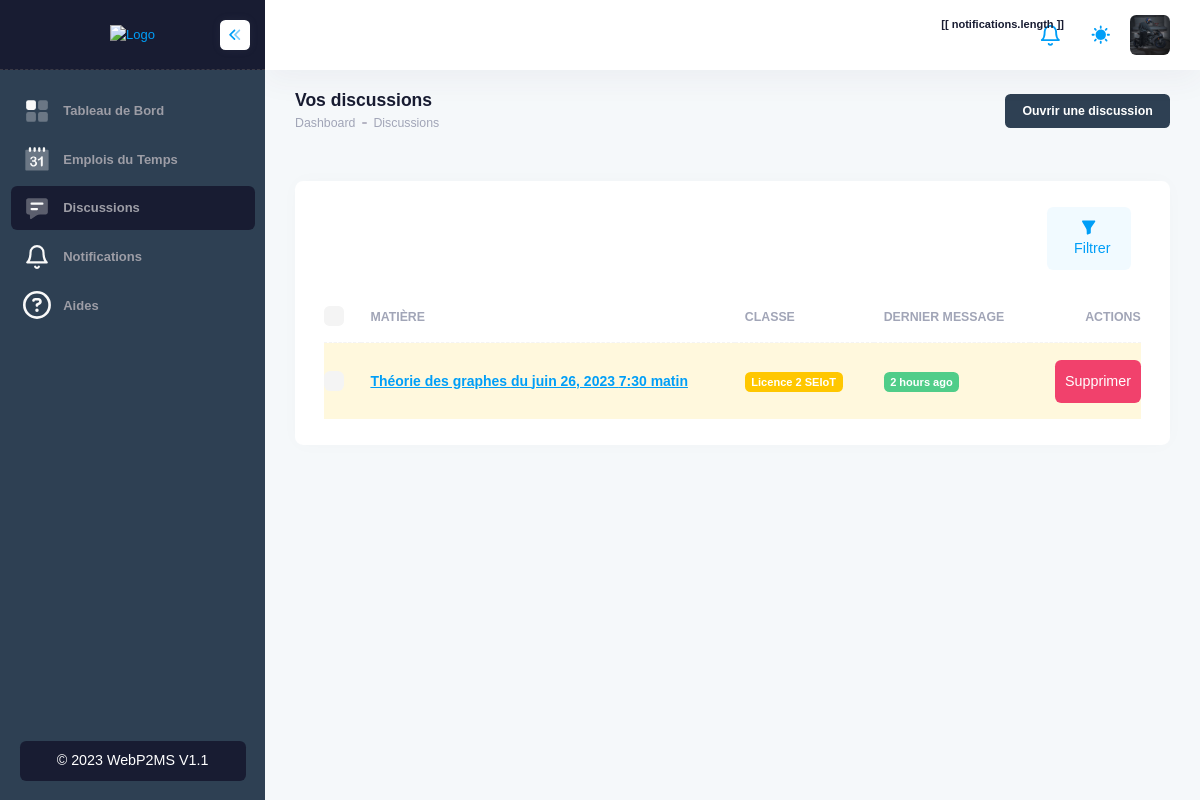
The app's page /discussions (signed in), older data.
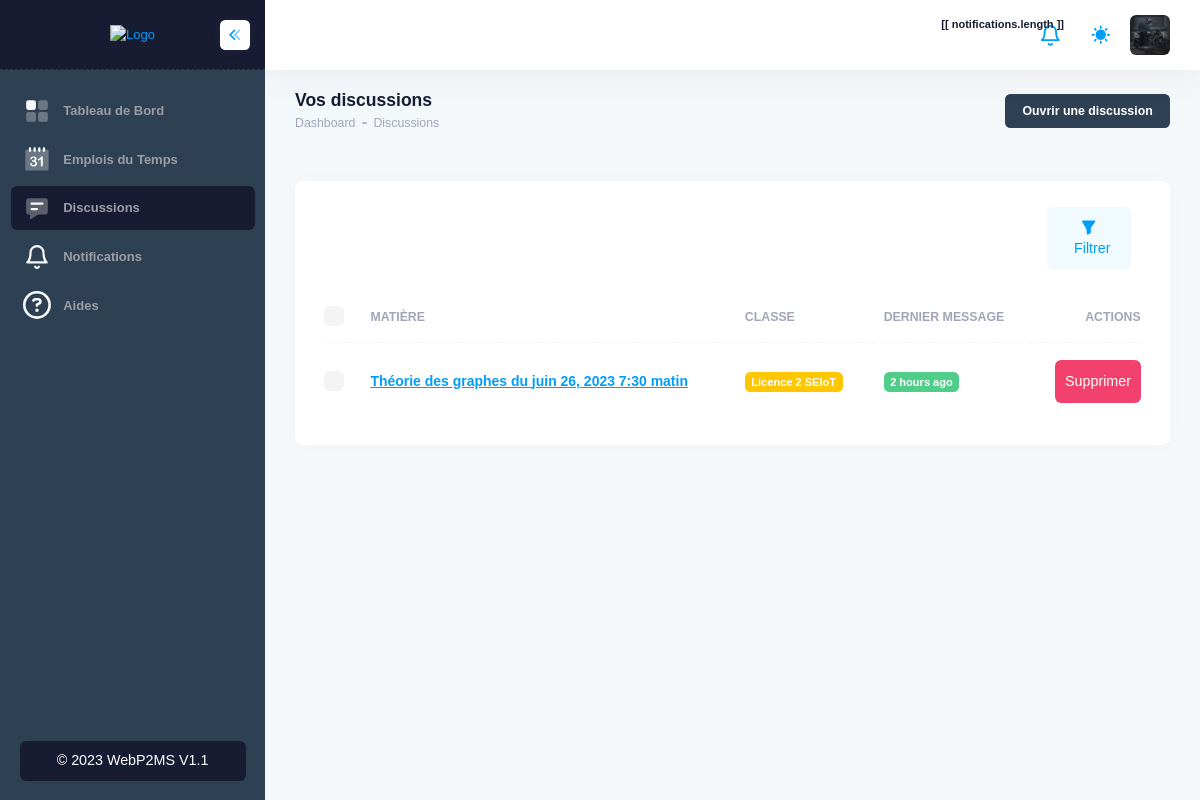
The same page, newer data.
### Auth/models.py (models this page shows, shortened)
class MyUser(AbstractBaseUser, PermissionsMixin):
    email = models.EmailField(unique=True)
    first_name = models.CharField(max_length=50, null=True, blank=True)
    last_name = models.CharField(max_length=50, null=True, blank=True)
    phone_num = models.CharField(max_length=50, null=True, blank=True)
    avatar = models.ImageField(upload_to='avatars/', null=True, blank=True)
    is_online = models.BooleanField(default=False)
    is_staff = models.BooleanField(default=False)
    is_teacher = models.BooleanField(default=False)
    is_active = models.BooleanField(default=True)
    is_two_factor = models.BooleanField(default=False)
    two_factor_code = models.CharField(max_length=255, null=True, blank=True)
    created_by = models.ForeignKey('self', on_delete=models.CASCADE, null=True)
    level = models.ForeignKey(Level, on_delete=models.CASCADE, null=True, blank=True)
    reset_token = models.CharField(max_length=255, null=True, blank=True)
    reset_token_expiration = models.DateTimeField(null=True, blank=True)
    USERNAME_FIELD = 'email'
    objects = MyUserManager()

class Level(models.Model):
    slug = models.CharField(max_length=100)
    total_students = models.IntegerField(default=200)
    updated_at = models.DateTimeField(auto_now_add=True)
    created_at = models.DateTimeField(auto_now_add=True)

### App/models.py (models this page shows, shortened)
class Chat(models.Model):
    timetable = models.ForeignKey(
        Timetable, on_delete=models.CASCADE, related_name='chats')
    user = models.ForeignKey(
        MyUser, on_delete=models.CASCADE, related_name='chats')
    message = models.CharField(max_length=255)
    is_opened = models.BooleanField(default=False, blank=True)
    created_at = models.DateTimeField(auto_now_add=True)

class Timetable(models.Model):
    teacher = models.ForeignKey(MyUser, on_delete=models.SET_NULL, null=True)
    subject = models.ForeignKey(Subject, on_delete=models.SET_NULL, null=True)
    classroom = models.ForeignKey(
        Classroom, on_delete=models.SET_NULL, null=True)
    start_date = models.DateField(null=True)
    end_date = models.DateField(null=True)
    start_time = models.TimeField(null=True)
    end_time = models.TimeField(null=True)
    updated_at = models.DateTimeField(auto_now_add=True)
    created_at = models.DateTimeField(auto_now_add=True)

class Subject(models.Model):
    slug = models.CharField(max_length=200)
    code = models.CharField(max_length=200, null=True, blank=True)
    total_time = models.IntegerField()
    level = models.ForeignKey(Level, on_delete=models.SET_NULL, null=True)
    desc = models.TextField(null=True, blank=True)
    bgColor = models.CharField(max_length=255, null=True, blank=True)
    created_by = models.ForeignKey(
        MyUser, on_delete=models.SET_NULL, null=True)
    updated_at = models.DateTimeField(auto_now_add=True)
    created_at = models.DateTimeField(auto_now_add=True)

### App/chats.py (the view)
    def check_user(request, *args, **kwargs):
        if not request.user.is_authenticated or (not request.user.is_superuser and not request.user.is_staff and not request.user.is_teacher):
            return redirect('shedules')
        return view_func(request, *args, **kwargs)

### template/app/chats.html (shortened to what this page needs)
{% extends 'base/base.html' %}
{% load humanize %}
{% block 'main' %}
<div class="d-flex flex-column flex-column-fluid">
    <div id="kt_app_toolbar" class="app-toolbar py-3 py-lg-6">
        <div id="kt_app_toolbar_container" class="app-container container-xxl d-flex flex-stack">
            <div class="page-title d-flex flex-column justify-content-center flex-wrap me-3">
                <h1 class="page-heading d-flex text-dark fw-bold fs-3 flex-column justify-content-center my-0">
                    Vos discussions
                </h1>
                <ul class="breadcrumb breadcrumb-separatorless fw-semibold fs-7 my-0 pt-1">
                    <li class="breadcrumb-item text-muted">
                        <a href="{% url 'default' %}" class="text-muted text-hover-primary">Dashboard</a>
                    </li>
                    <li class="breadcrumb-item">
                        <span class="bullet bg-gray-400 w-5px h-2px"></span>
                    </li>
                    <li class="breadcrumb-item text-muted">Discussions</li>
                </ul>
            </div>
            <div class="d-flex align-items-center gap-2 gap-lg-3">
                <button class="btn btn-sm fw-bold btn-primary bg-jma" data-bs-toggle="modal"
                    data-bs-target="#add_new_chat">
                    Ouvrir une discussion
                </button>
            </div>
        </div>
    </div>
    <div id="kt_app_content" class="app-content flex-column-fluid">
        <div id="kt_app_content_container" class="app-container container-xxl">
            <div class="card card-flush mt-6 mt-xl-9">
                <div class="card-header border-0 pt-6">
                    <div class="card-toolbar">
                        <div class="d-flex justify-content-end" data-kt-user-table-toolbar="base">
                            <button type="button" class="btn btn-light-primary me-3" data-kt-menu-trigger="click"
                                data-kt-menu-placement="bottom-end">
                                <span class="svg-icon svg-icon-2">
                                </span>
                                Filtrer
                            </button>
                        </div>
                    </div>
                </div>
                <div class="card-body py-4">
                    <table class="table align-middle table-row-dashed fs-6 gy-5" id="kt_table_users" data-desc="chats">
                        <thead>
                            <tr class="text-start text-muted fw-bold fs-7 text-uppercase gs-0">
                                <th class="w-10px pe-2">
                                    <div class="form-check form-check-sm form-check-custom form-check-solid me-3">
                                        <input class="form-check-input form-check-action" type="checkbox"
                                            data-kt-check="true"
                                            data-kt-check-target="#kt_table_users .form-check-action" value="1" />
                                    </div>
                                </th>
                                <th class="min-w-125px">Matière</th>
                                <th class="min-w-125px">Classe</th>
                                <th class="min-w-125px">Dernier Message</th>
                                <th class="text-end min-w-100px">Actions</th>
                            </tr>
                        </thead>
                        <tbody class="text-gray-600 fw-semibold">
                            {% for chat in chats %}
                            {% if chat %}
                            <tr class="{% if not chat.is_opened %} bg-light-warning {% endif %}"
                                data-user-id="{{ chat.id }}" data-route="{% url 'ajax.user.delete' %}"
                                data-model="chats" data-name="{{ chat.timetable.subject.slug }}">
                                <td>
                                    <div class="form-check form-check-sm form-check-custom form-check-solid">
                                        <input class="form-check-input form-check-action" type="checkbox" value="1" />
                                    </div>
                                </td>
                                <td class="align-items-center">
                                    <a href="{% url 'chats.details' chat.timetable.id %}"
                                        class="fw-bold text-decoration-underline">
                                        {{ chat.timetable.subject.slug }} du
                                        {{ chat.timetable.start_date }} {{ chat.timetable.start_time }}
                                    </a>
                                </td>
                                <td class="align-items-center">
                                    <div class="badge badge-warning fw-bold">
                                        {{ chat.timetable.subject.level.slug }}
                                    </div>
                                </td>
                                <td class="align-items-center">
                                    <div class="badge badge-success fw-bold">
                                        {{ chat.created_at|naturaltime }}
                                    </div>
                                </td>
                                <td class="text-end">
                                    <a href="#" class="btn btn-danger px-3"
                                        data-kt-users-table-filter="delete_row">Supprimer</a>
                                </td>
                            </tr>
                            {% endif %}
                            {% endfor %}
                        </tbody>
                    </table>
                </div>
            </div>
        </div>
    </div>
</div>
{% endblock %}

### template/partials/header.html (shortened to what this page needs)
<div id="kt_app_header" class="app-header">
    <div class="app-container container-fluid d-flex align-items-stretch justify-content-between"
        id="kt_app_header_container">
        <div class="d-flex align-items-stretch justify-content-between flex-lg-grow-1" id="kt_app_header_wrapper">
            <div class="app-navbar flex-shrink-0">
                <div class="app-navbar-item ms-1 ms-md-3" id="notificationsPanel">
                    <div class="btn position-relative btn-icon btn-custom btn-icon-muted btn-active-light btn-active-color-primary w-30px h-30px w-md-40px h-md-40px"
                        data-kt-menu-trigger="{default: 'click', lg: 'hover'}" data-kt-menu-attach="parent"
                        data-kt-menu-placement="bottom">
                        <span class="svg-icon svg-icon-2 svg-icon-md-1">
                        </span>
                        <span class="badge position-absolute top-0 end-0"
                            :class="notifications.length ? 'badge-warning': 'badge-success'"> [[ notifications.length ]]
                        </span>
                    </div>
                </div>
                <div class="app-navbar-item ms-1 ms-md-3">
                    <a href="#"
                        class="btn btn-icon btn-custom btn-icon-muted btn-active-light btn-active-color-primary w-30px h-30px w-md-40px h-md-40px"
                        data-kt-menu-trigger="{default:'click', lg: 'hover'}" data-kt-menu-attach="parent"
                        data-kt-menu-placement="bottom-end">
                        <span class="svg-icon theme-light-show svg-icon-2">
                        </span>
                    </a>
                </div>
                <div class="app-navbar-item ms-1 ms-md-3" id="kt_header_user_menu_toggle">
                    <div class="cursor-pointer symbol symbol-30px symbol-md-40px"
                        data-kt-menu-trigger="{default: 'click', lg: 'click'}" data-kt-menu-attach="parent"
                        data-kt-menu-placement="bottom-end">
                        <img src="{% if user.avatar %}{{ MEDIA_URL|add:user.avatar.url }}{% else %}/static/media/avatars/blank.png{% endif %}"
                            alt="{{ user.first_name|add:' '|add:user.last_name}}" />
                    </div>
                </div>
            </div>
        </div>
    </div>
</div>

Row changes from the older to the newer data that the page shows:
changed Chat "Théorie des graphes": is_opened False → True (drawn)
